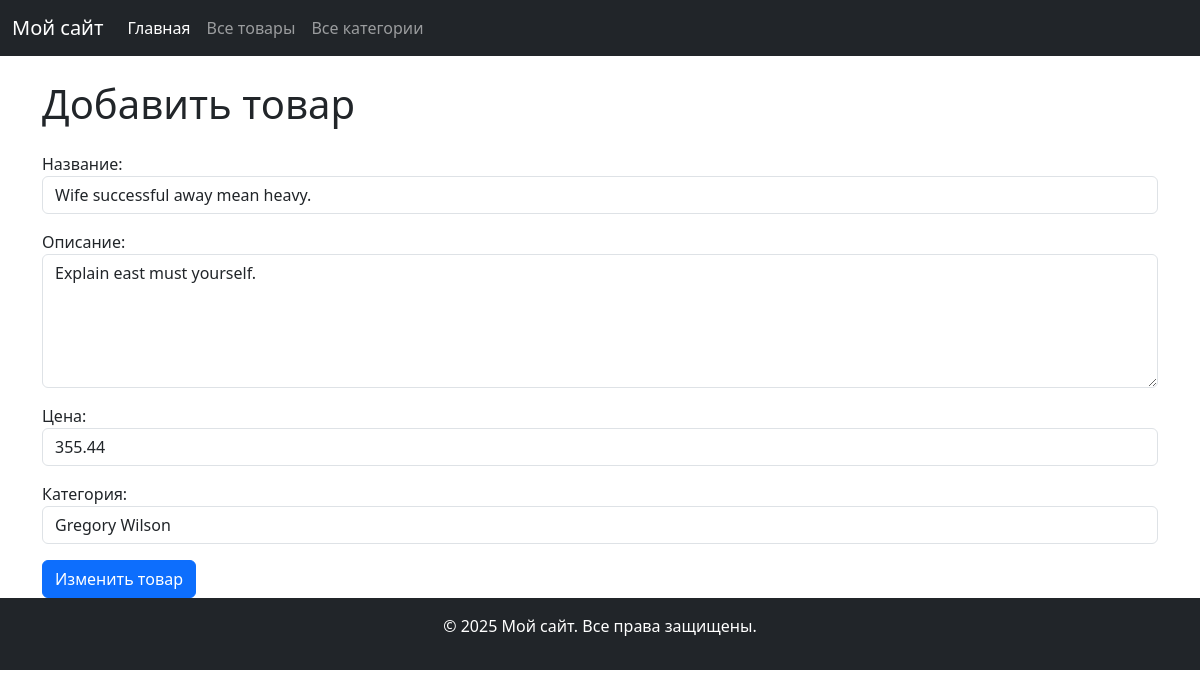
Screenshot of /products/1/edit/ with the database file from the repository.
### store_app/models.py (models this page shows, shortened)
class Product(models.Model):
    name = models.CharField(
        max_length=100,
    )
    description = models.TextField(default="")
    price = models.DecimalField(max_digits=10, decimal_places=2, default=0)
    created_at = models.DateTimeField(auto_now_add=True)
    category = models.ForeignKey(Category, on_delete=models.CASCADE)

class Category(models.Model):
    name = models.CharField(max_length=100)
    description = models.TextField(default="")
    def __str__(self):
        return self.name

### store_app/views.py (the view)
# urls.py: path('products/<int:product_id>/edit/', views.edit_product, name='edit_product'),
def edit_product(request, product_id):
    product = get_object_or_404(Product, id=product_id)
    if request.method == 'POST':
        form = PostModelForm(request.POST, instance=product)
        if form.is_valid():
            form.save()
            return redirect('products')
    else:
        form = PostModelForm(instance=product)
    context = {'form': form, 'title': 'Добавить товар'}
    return render(request, 'store_app/edit_product.html', context)

### store_app/forms.py (shortened to what this page needs)
class PostModelForm(forms.ModelForm):
    class Meta:
        model = Product
        fields = ["name", "description", "price", "category"]
        labels = {
            'name': 'Название',
            'description': 'Описание',
            'price': 'Цена',
            'category': 'Категория',
        }
        widgets = {
            'name': forms.TextInput(attrs={'class': 'form-control', 'placeholder': 'Введите название товара'}),
            'description': forms.Textarea(attrs={'class': 'form-control', 'rows': 5, 'placeholder': 'Введите описание товара'}),
            'price': forms.NumberInput(attrs={'class': 'form-control'}),
            'category': forms.Select(attrs={'class': 'form-control'}),
        }

### store_app/templates/store_app/edit_product.html (shortened to what this page needs)
{% extends 'store_app/base.html' %}
{% block content %}
        <h1>{{ title }}</h1>
<form method="post" class="mt-4">
  {{ form.as_p }}
  <button type="submit" class="btn btn-primary">Изменить товар</button>
</form>
{% endblock %}

### rows the page displays
Product: name "Wife successful away mean heavy.", description "Explain east must yourself.", price "355.44", category "Gregory Wilson"

### other values shown
{{ title }} "Добавить товар"
